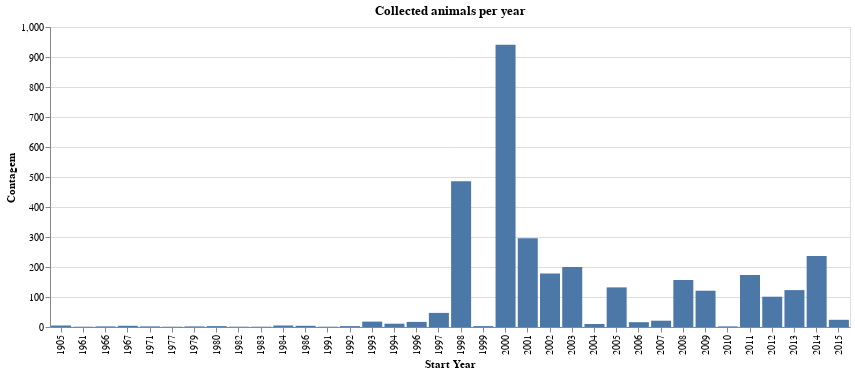

Write notebook code for a chart like this one.
### Markdown cell above
<font color='red'>**ideia:** fazer crescimento em log (referencias em Bio. fazem isso)</font>

### Code cell
temp = alt.Chart(data= teste, width=800, title= 'Collected animals per year').mark_bar().encode(
    x= alt.X('year', type='ordinal', title='Start Year'),
    y= alt.Y('ln_counts', type='quantitative', title='Contagem')
)

# temp.save('./graphs/coletas_por_ano.html')
temp

### Figure 1 — Vega-Lite specification as saved in the notebook (floating-point values rounded to 4 significant figures)
{"config": {"view": {"continuousWidth": 400, "continuousHeight": 300}}, "data": {"name": "data-a995023a15b99bd0d479ba78cfd7ee96"}, "mark": "bar", "encoding": {"x": {"type": "ordinal", "field": "year", "title": "Start Year"}, "y": {"type": "quantitative", "field": "ln_counts", "title": "Contagem"}}, "title": "Collected animals per year", "width": 800, "$schema": "https://vega.github.io/schema/vega-lite/v4.8.1.json", "datasets": {"data-a995023a15b99bd0d479ba78cfd7ee96": [{"year": 1905, "counts": 5, "ln_counts": 5}, {"year": 1961, "counts": 1, "ln_counts": 1}, {"year": 1966, "counts": 2, "ln_counts": 2}, {"year": 1967, "counts": 4, "ln_counts": 4}, {"year": 1971, "counts": 2, "ln_counts": 2}, {"year": 1977, "counts": 1, "ln_counts": 1}, {"year": 1979, "counts": 2, "ln_counts": 2}, {"year": 1980, "counts": 3, "ln_counts": 3}, {"year": 1982, "counts": 1, "ln_counts": 1}, {"year": 1983, "counts": 1, "ln_counts": 1}, {"year": 1984, "counts": 5, "ln_counts": 5}, {"year": 1986, "counts": 4, "ln_counts": 4}, {"year": 1991, "counts": 1, "ln_counts": 1}, {"year": 1992, "counts": 3, "ln_counts": 3}, {"year": 1993, "counts": 18, "ln_counts": 18}, {"year": 1994, "counts": 11, "ln_counts": 11}, {"year": 1996, "counts": 17, "ln_counts": 17}, {"year": 1997, "counts": 47, "ln_counts": 47}, {"year": 1998, "counts": 486, "ln_counts": 486}, {"year": 1999, "counts": 3, "ln_counts": 3}, {"year": 2000, "counts": 941, "ln_counts": 941}, {"year": 2001, "counts": 296, "ln_counts": 296}, {"year": 2002, "counts": 178, "ln_counts": 178}, {"year": 2003, "counts": 200, "ln_counts": 200}, {"year": 2004, "counts": 10, "ln_counts": 10}, {"year": 2005, "counts": 132, "ln_counts": 132}, {"year": 2006, "counts": 16, "ln_counts": 16}, {"year": 2007, "counts": 21, "ln_counts": 21}, {"year": 2008, "counts": 157, "ln_counts": 157}, {"year": 2009, "counts": 121, "ln_counts": 121}, {"year": 2010, "counts": 2, "ln_counts": 2}, {"year": 2011, "counts": 173, "ln_counts": 173}, {"year": 2012, "counts": 101, "ln_counts": 101}, {"year": 2013, "counts": 123, "ln_counts": 123}, {"year": 2014, "counts": 237, "ln_counts": 237}, {"year": 2015, "counts": 24, "ln_counts": 24}]}}
